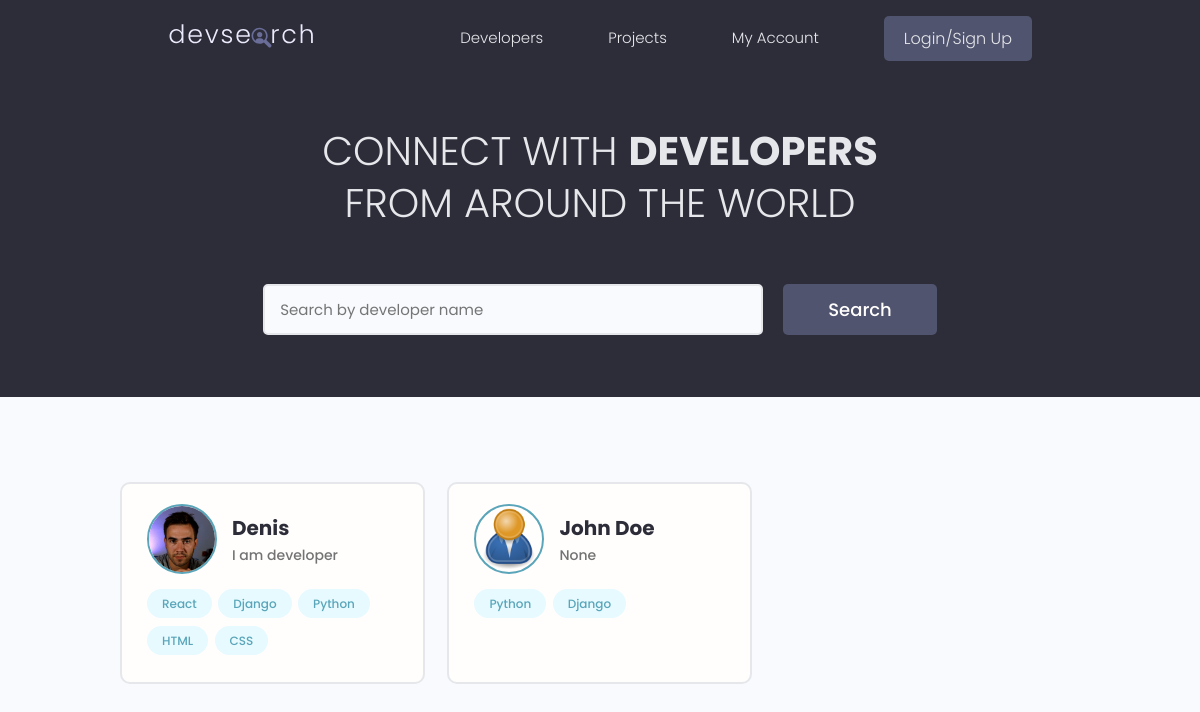
The page / on the database its author committed.
### users/models.py (models this page shows, shortened)
class Profile(models.Model):
    user = models.OneToOneField(User, on_delete=models.CASCADE, null=True, blank=True)
    name = models.CharField(max_length=200, blank=True, null=True)
    email = models.EmailField(max_length=500, blank=True, null=True)
    username = models.CharField(max_length=200, blank=True, null=True)
    location = models.CharField(max_length=200, blank=True, null=True)
    short_intro = models.CharField(max_length=200, blank=True, null=True)
    bio = models.TextField(blank=True, null=True)
    profile_image = models.ImageField(null=True, blank=True, upload_to='profiles/', default="profiles/user-default.png")
    social_github = models.CharField(max_length=200, blank=True, null=True)
    social_twitter = models.CharField(max_length=200, blank=True, null=True)
    social_linkedin = models.CharField(max_length=200, blank=True, null=True)
    social_youtube = models.CharField(max_length=200, blank=True, null=True)
    social_website = models.CharField(max_length=200, blank=True, null=True)
    created = models.DateTimeField(auto_now_add=True)
    id = models.UUIDField(default=uuid.uuid4, unique=True, primary_key=True, editable=False)
    class Meta:
        ordering = ['created']
    @property
    def imageURL(self):
        try:
            url = self.profile_image.url
        except:
            url = ''
        return url

class Skill(models.Model):
    owner = models.ForeignKey(Profile, on_delete=models.CASCADE, null=True)
    name = models.CharField(max_length=200, blank=True, null=True)
    description = models.TextField(null=True, blank=True)
    created = models.DateTimeField(auto_now_add=True)
    id = models.UUIDField(default=uuid.uuid4, unique=True, primary_key=True, editable=False)
    def __str__(self):
        return str(self.name)

### users/views.py (the view)
# urls.py: path('', views.profiles, name="profiles"),
def profiles(request):
    profiles, search_query = searchProfiles(request)
    custom_range, profiles = paginateProfiles(request, profiles, 6)
    context = {'profiles': profiles, 'search_query': search_query, 'custom_range': custom_range}
    return render(request, 'users/profiles.html', context)

### users/utils.py (called while the page is built)
def paginateProfiles(request, profiles, results):
    page = request.GET.get('page')
    paginator = Paginator(profiles, results)
    try:
        profiles = paginator.page(page)
    except PageNotAnInteger:
        page = 1
        profiles = paginator.page(page)
    except EmptyPage:
        page = paginator.num_pages
        profiles = paginator.page(page)
    leftIndex = (int(page) - 4)
    if leftIndex < 1:
        leftIndex = 1
    rightIndex = (int(page) + 5)
    if rightIndex > paginator.num_pages:
        rightIndex = paginator.num_pages + 1
    custom_range = range(leftIndex, rightIndex)
    return custom_range, profiles

def searchProfiles(request):
    search_query = ''
    if request.GET.get('search_query'):
        search_query = request.GET.get('search_query')
    skills = Skill.objects.filter(name__icontains=search_query)
    profiles = Profile.objects.distinct().filter(
        Q(name__icontains=search_query) |
        Q(short_intro__icontains=search_query) |
        Q(skill__in=skills)
        )
    return profiles, search_query

### users/templates/users/profiles.html (shortened to what this page needs)
{% extends 'main.html' %}
{% block content %}
<main class="home">
    <section class="hero-section text-center">
        <div class="container container--narrow">
            <div class="hero-section__box">
                <h2>CONNECT WITH <span>DEVELOPERS</span></h2>
                <h2>FROM AROUND THE WORLD</h2>
            </div>
            <div class="hero-section__search">
                <form id="searchForm" class="form" action="{% url 'profiles' %}" method="get">
                    <div class="form__field">
                        <input class="input input--text" id="formInput#search" type="text" name="search_query"
                            value="{{search_query}}" placeholder="Search by developer name" />
                    </div>
                    <input class="btn btn--sub btn--lg" type="submit" value="Search" />
                </form>
            </div>
        </div>
    </section>
    <section class="devlist">
        <div class="container">
            <div class="grid grid--three">
                {% for profile in profiles %}
                <div class="column card">
                    <div class="dev">
                        <a href="{% url 'user-profile' profile.id %}" class="card__body">
                            <div class="dev__profile">
                                <img class="avatar avatar--md" src="{{ profile.imageURL }}" alt="image" />
                                <div class="dev__meta">
                                    <h3>{{profile.name}}</h3>
                                    <h5>{{profile.short_intro|slice:"60"}}</h5>
                                </div>
                            </div>
                            <div class="dev__skills">
                                {% for skill in profile.skill_set.all|slice:"5" %}
                                <span class="tag tag--pill tag--main">
                                    <small>{{skill}}</small>
                                </span>
                                {% endfor %}
                            </div>
                        </a>
                    </div>
                </div>
                {% endfor %}
            </div>
        </div>
    </section>
</main>
{% endblock content %}

### static/styles/app.css (style rules this page uses)
:root { --color-sub: #2d2d39; }
.btn--sub { background-color: var(--color-sub-light); }
.card { border: 2px solid var(--color-light); }
img { width: 100%; }
.hero-section { height: 40vh; display: flex; align-items: center; background-color: var(--color-sub); }
.hero-section__box { margin-bottom: 4rem; }
.hero-section__box > h2, .hero-section__box > h2 > span { font-size: 4rem; color: var(--color-light); line-height: 1.3; text-transform: uppercase; }
.hero-section__box > h2 { font-weight: 300; }
.hero-section__box > h2 > span { font-weight: 700; }
.hero-section__search > .form { display: flex; align-items: center; justify-content: center; gap: 2rem; }
.hero-section__search > .form input.input--text { width: 50rem; }
.devlist { margin-top: 8rem; }
.devlist .grid { align-items: stretch; }
.devlist .dev .dev__profile { display: flex; align-items: center; gap: 1.5rem; }
.devlist .dev .dev__meta h3 { color: var(--color-sub); font-size: 2rem; font-weight: 700; }
.devlist .dev .dev__meta h5 { color: var(--color-text); font-size: 1.4rem; font-weight: 500; }

### static/uikit/styles/modules/_variables.css (style rules this page uses)
:root { --color-main: #5aa5b9; --color-main-light: #e6faff; --color-sub: #3f4156; --color-sub-light: #51546e; --color-sub-lighter: #ededfd; --color-text: #737373; --color-gray: #8b8b8b; --color-light: #e5e7eb; --color-light-gray: #767676; --color-bg: #f8fafd; --color-white: #fffefd; --color-white-light: #f3f3f3; --color-success: #359e64; --color-success-bg: #def8e8; --color-error: #fc4b0b; --color-error-bg: #fff2ee; --font-base: 'Poppins', arial, helvetica, 'Segoe UI', roboto, ubuntu, sans-serif; --font-monospace: 'Fira Code', 'Courier New', courier, monospace; --font-regular: 300; --font-medium: 500; --font-bold: 700; --generic-shadow: 1px 1px 5px #00000010; --generic-transition: all 0.3s ease-in-out; }

### static/uikit/styles/modules/_base.css (style rules this page uses)
* { margin: 0; padding: 0; box-sizing: border-box; text-rendering: optimizeLegibility; color: inherit; font-size: inherit; }
html { font-size: 50%; }
@media only screen and (min-width: 480px) { html { font-size: 56.25%; } }
@media only screen and (min-width: 1200px) { html { font-size: 62.5%; } }
body { line-height: 1.6; font-weight: 400; font-size: 1.5rem; color: var(--color-text); background-color: var(--color-bg); min-height: 100vh; }

### static/uikit/styles/modules/_typography.css (style rules this page uses)
* { font-family: var(--font-base); }
h2 { font-size: 3.6rem; font-weight: var(--font-bold); }
h3 { font-size: 3.2rem; font-weight: var(--font-medium); }
h5 { font-size: 2.4rem; font-weight: var(--font-medium); }
h5, h6 { font-weight: var(--font-regular); }
p, span, strong { font-size: 1.6rem; color: var(--color-text); font-weight: var(--font-regular); }
a { padding-bottom: 2px; text-decoration: none; display: inline-block; color: var(--color-main); font-weight: var(--font-medium); }

### static/uikit/styles/modules/_utilities.css (style rules this page uses)
.container { width: 92%; max-width: 165rem; margin: 0 auto; box-sizing: border-box; }
.container--narrow { width: 92%; max-width: 120rem; }
@media screen and (min-width: 1000px) { .container { width: 90%; } }
@media screen and (min-width: 1000px) { .container--narrow { width: 85%; } }
@media screen and (min-width: 1200px) { .container { width: 80%; } }
@media screen and (min-width: 1200px) { .container--narrow { width: 72%; } }
.text-center { text-align: center; }

### static/uikit/styles/modules/_avatar.css (style rules this page uses)
.avatar { border-radius: 50%; border: 2px solid var(--color-main); object-fit: cover; }
.avatar--md { height: 7rem; width: 7rem; }

### static/uikit/styles/modules/_button.css (style rules this page uses)
.btn { display: inline-block; position: relative; cursor: pointer; background-color: var(--color-light); font-weight: var(--font-medium); color: var(--color-sub); text-decoration: none; padding: 1rem 2rem; border-radius: 0.5rem; border: none; width: -webkit-fit-content; width: -moz-fit-content; width: fit-content; height: -webkit-fit-content; height: -moz-fit-content; height: fit-content; font-size: 1.6rem; outline-width: 0; outline-color: transparent; -webkit-backface-visibility: hidden; backface-visibility: hidden; transition: all 0.3s ease-in-out; }
.btn--sub { background-color: var(--color-sub); color: var(--color-white); }
.btn--lg { font-size: 1.8rem; padding: 1.2rem 4.5rem; }

### static/uikit/styles/modules/_card.css (style rules this page uses)
.card { border-radius: 1rem; background-color: var(--color-white); border: 1.5px solid var(--color-light); width: auto; height: auto; margin-top: 0.5rem; margin-bottom: 0.5rem; overflow: hidden; }
.card__body, .card__header { padding: 2rem 2.5rem; }

### rows shown on the page
Profile: imageURL (picture), name "Denis", short_intro "I am developer"
Skill: name "React"
Skill: name "Django"
Skill: name "Python"
Skill: name "HTML"
Skill: name "CSS"
Profile: imageURL (placeholder picture), name "John Doe", short_intro "None"
Skill: name "Python"
Skill: name "Django"
